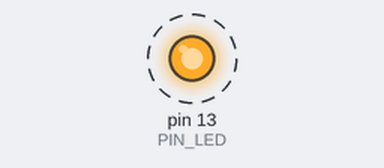
A sketch run on a simulated Arduino Uno, built with avr-gcc and run on an emulated ATmega328P. Shown: output pins drawn as LEDs (lit = HIGH). Dashed ring = blinking.

Above: at 0.2 s.
Timing chart, 0 to 3.0 s (numbered marks = the images above):
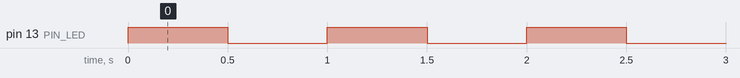

The sketch:

06-primer-programa-blink.ino
```cpp
// Curso PX-32 — Lección 06: primer Blink seguro.
const int PIN_LED = LED_BUILTIN;

void setup() {
  // D13 producirá la señal para el LED integrado.
  pinMode(PIN_LED, OUTPUT);
}

void loop() {
  digitalWrite(PIN_LED, HIGH);  // Enciende el LED L.
  delay(500);                   // Mantiene la luz medio segundo.

  digitalWrite(PIN_LED, LOW);   // Apaga el LED L.
  delay(500);                   // Mantiene la oscuridad medio segundo.
}
```

Measured:
- by itself, pin 13 (PIN_LED): alternates HIGH for 0.50 s and LOW for 0.50 s
